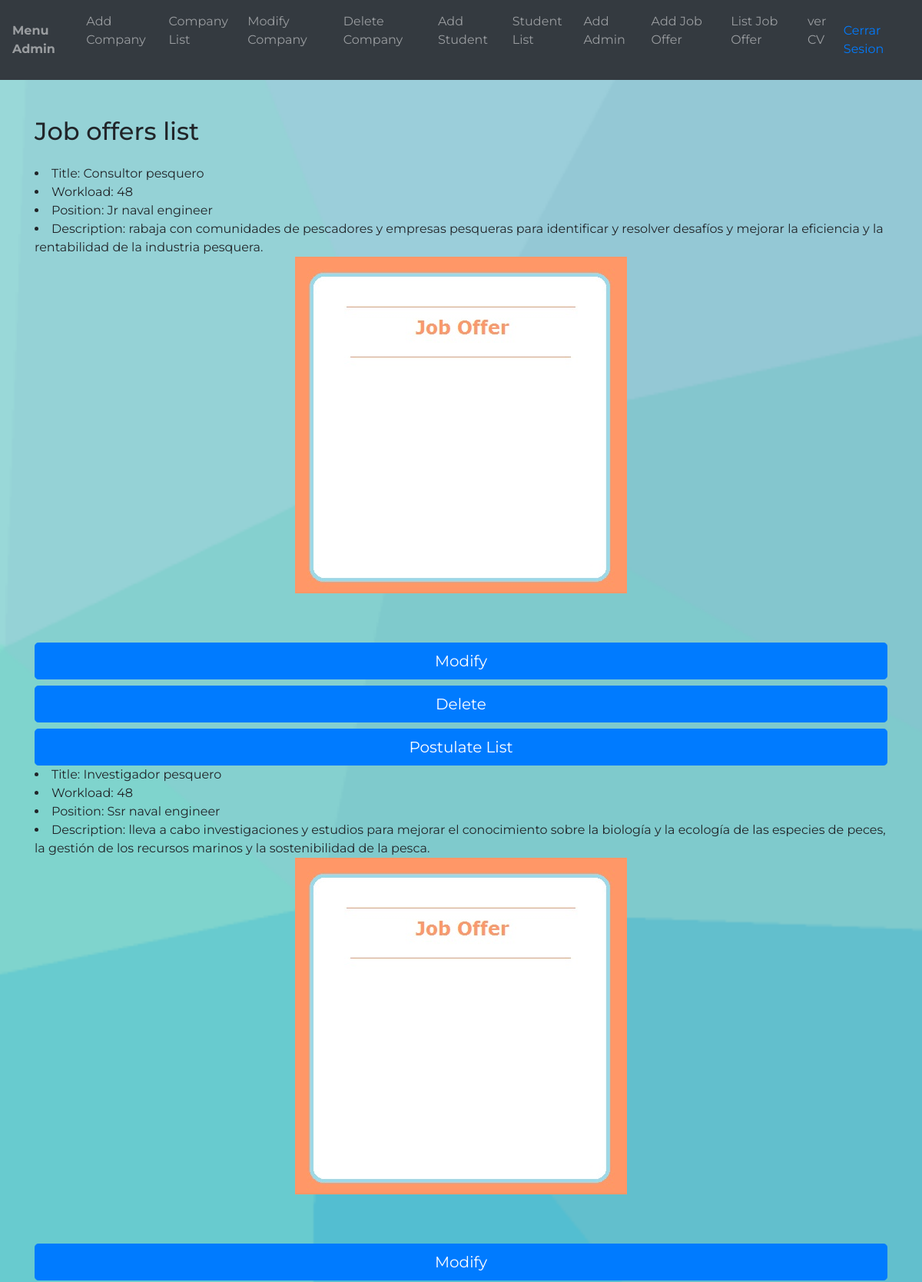
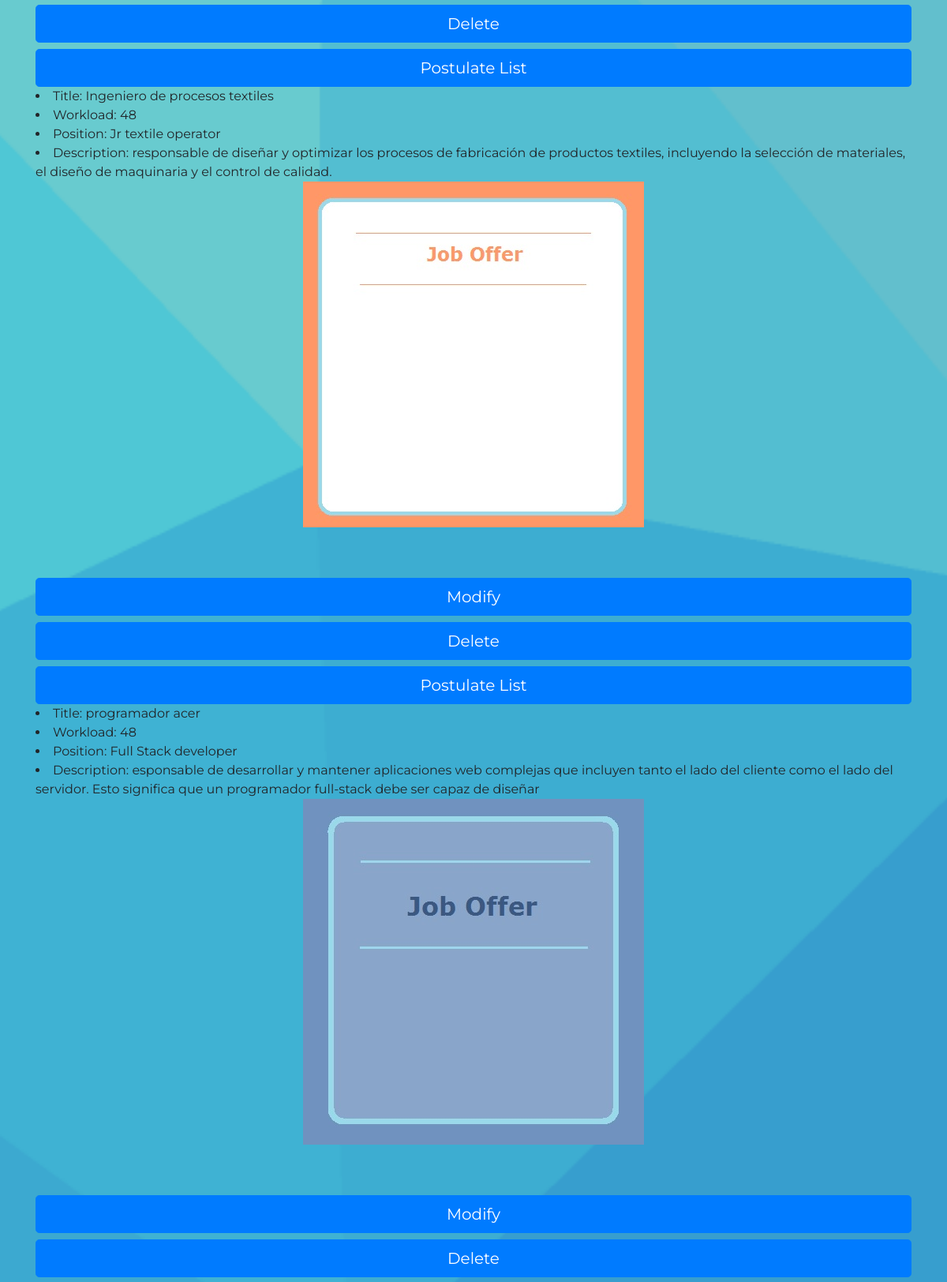
Screenshot of /Ofert/filtroListCompany?id_company=1 (signed in, upper part) with the database file from the repository (2 pictures, top to bottom).
### tables this page shows
CREATE TABLE `job_ofert` (
  `id_JobOfert` int(11) NOT NULL,
  `id_company` int(11) NOT NULL,
  `jobPositionId` int(11) NOT NULL,
  `cargaHoraria` int(11) NOT NULL,
  `activo` tinyint(1) DEFAULT NULL CHECK (`activo` in (1,0)),
  `titulo` varchar(100) NOT NULL,
  `descripcion` varchar(200) NOT NULL,
  `puesto` varchar(100) NOT NULL,
  `imagen` varchar(200) DEFAULT NULL
);

### index.php (called while the page is built, shortened)
<?php
	require "Config/Autoload.php";
	require_once(VIEWS_PATH."header.php");
	Router::Route(new Request());
	require_once(VIEWS_PATH."footer.php");
?>

### Models/JobOfert.php (called while the page is built, shortened)
<?php
class JobOfert
{
 private $id_JobOfert;
  private $cargaHoraria;
  private $titulo;
  private $descripcion;
  private $puesto;
 private $imagen;
 public function getId_JobOfert()
 {
  return $this->id_JobOfert;
 }
 public function setId_JobOfert($id_JobOfert)
 {
  $this->id_JobOfert = $id_JobOfert;
  return $this;
 }
  public function getCargaHoraria()
  {
    return $this->cargaHoraria;
  }
  public function setCargaHoraria($cargaHoraria)
  {
    $this->cargaHoraria = $cargaHoraria;
    return $this;
  }
  public function getTitulo()
  {
    return $this->titulo;
  }
  public function setTitulo($titulo)
  {
    $this->titulo = $titulo;
    return $this;
  }
  public function getDescripcion()
  {
    return $this->descripcion;
  }
  public function setDescripcion($descripcion)
  {
    $this->descripcion = $descripcion;
    return $this;
  }
  public function getPuesto()
  {
    return $this->puesto;
  }
  public function setPuesto($puesto)
  {
    $this->puesto = $puesto;
    return $this;
  }
public function getImagen()
{
return $this->imagen;
}
public function setImagen($imagen)
{
$this->imagen = $imagen;
return $this;
}
}
?>

### DAO/Connection.php (called while the page is built, shortened)
<?php
    class Connection
    {
        private $pdo = null;
        private $pdoStatement = null;
        private static $instance = null;
        private function __construct()
        {
            try
            {
                $this->pdo = new PDO("mysql:host=".DB_HOST."; dbname=".DB_NAME, DB_USER, DB_PASS);
                $this->pdo->setAttribute(PDO::ATTR_ERRMODE, PDO::ERRMODE_EXCEPTION);
            }
            catch(Exception $ex)
            {
                throw $ex;
            }
        }
        public static function GetInstance()
        {
            if(self::$instance == null)
                self::$instance = new Connection();
            return self::$instance;
        }
        public function Execute($query, $parameters = array(), $queryType = QueryType::Query)
	    {
            try
            {
                $this->Prepare($query);
                $this->pdoStatement->execute();
                return $this->pdoStatement->fetchAll();
            }
            catch(Exception $ex)
            {
                throw $ex;
            }
        }
        private function Prepare($query)
        {
            try
            {
                $this->pdoStatement = $this->pdo->prepare($query);
            }
            catch(Exception $ex)
            {
                throw $ex;
            }
        }
    }
?>

### DAO/JobOfertDAO.php (called while the page is built, shortened)
<?php
class JobOfertDAO implements IViews
{
    private $tableName = "job_ofert";
    public function GetbyIdCompany($id_company)
    {
        try {
            $jobOfertList = array();
            $query = "SELECT * FROM .$this->tableName WHERE id_company = '$id_company'";;
            $this->connection = Connection::GetInstance();
            $resultSet = $this->connection->Execute($query);
            foreach ($resultSet as $valuesArray) {
                $job= $this->setData($valuesArray);
                array_push($jobOfertList, $job);
            }
            return $jobOfertList;
        } catch (Exception $ex) {
            throw new Exception('Error al cargar la base de datos');
        }
    }
    public function   setData($valuesArray)
    {
        $job = new JobOfert();
        $job->setId_JobOfert($valuesArray["id_JobOfert"]);
        $company = new CompanyDAO();
        $comp = $company->GetbyIdCompany($valuesArray["id_company"]);
        $job->setCompany($comp);
        $jobPosition = new JobPositionDAO();
        $jobpo = $jobPosition->GetByIdJobPosition($valuesArray["jobPositionId"]);
        $job->setJobPosition($jobpo);
        $job->setCargaHoraria($valuesArray["cargaHoraria"]);
        $job->setActivo($valuesArray["activo"]);
        $job->setTitulo($valuesArray["titulo"]);
        $job->setDescripcion($valuesArray["descripcion"]);
        $job->setPuesto($valuesArray["puesto"]);
        $job->setImagen($valuesArray["imagen"]);
        return $job;
    }
}

### Config/Autoload.php (called while the page is built, shortened)
<?php namespace Config;
    class Autoload {
        public static function Start() {
            spl_autoload_register(function($className)
			{
                $classPath = ucwords(str_replace("\\", "/", ROOT.$className).".php");
			});
        }
    }
?>

### Views/jobOfertData.php (the view)
<main class="py-5">
     <section id="listado" class="mb-5">
          <div class="container">
               <h2 class="mb-4">Job offers list</h2>
               <table class="table bg-light">
                    <thead class="bg-dark text-white">
                         <?php
                         if (is_object($jobOferts)) {?>
                              <li>Title: <?php echo $jobOferts->getTitulo(); ?> </li>
                              <li>Workload: <?php echo $jobOferts->getCargaHoraria(); ?> </ñ>
                              <li>Position: <?php echo $jobOferts->getPuesto(); ?> </li>
                              <li>Description: <?php echo $jobOferts->getDescripcion(); ?> </li>
                              <?php if ($jobOferts->getImagen() != NULL) { ?>
                                   <dl align="center"><?php echo '<img src="../Data/image/' . $jobOferts->getImagen() . '"/>'; ?> </dl>
                              <?php } ?>
                              <br>
                              <br>
                              <?php
                              $id_JobOfert = $jobOferts->getId_JobOfert();
                              if (($_SESSION["user"] == "admin") || ($_SESSION["user"] == "company")) {
                              ?>
                                   <a class="btn btn-primary btn-block btn-lg" href=<?php echo FRONT_ROOT ?>Ofert\SearchOJobOfert?id_JobOfert=<?php echo $id_JobOfert ?>role="button">Modify</a>
                                   <a class="btn btn-primary btn-block btn-lg" href=<?php echo FRONT_ROOT ?>Ofert\deleteJobOfert?id_JobOfert=<?php echo $id_JobOfert ?> role="button">Delete</a>
                                   <a class="btn btn-primary btn-block btn-lg" href=<?php echo FRONT_ROOT ?>Ofert\verPostulados?id_JobOfert=<?php echo $id_JobOfert ?> role="button">Postulate List</a>
                              <?php
                              } else {
                              ?>
                                   <a class="btn btn-primary btn-block btn-lg" href=<?php echo FRONT_ROOT ?>Application\applicationNew?id_JobOfert=<?php echo $id_JobOfert ?> role="button">Postulate</a>
                              <?php
                              }
                              ?>
                         <?php }else{
                          foreach ($jobOferts as $value) {?>
                              <li>Title: <?php echo $value->getTitulo(); ?> </li>
                              <li>Workload: <?php echo $value->getCargaHoraria(); ?> </ñ>
                              <li>Position: <?php echo $value->getPuesto(); ?> </li>
                              <li>Description: <?php echo $value->getDescripcion(); ?> </li>
                              <?php if ($value->getImagen() != NULL) { ?>
                                   <dl align="center"><?php echo '<img src="../Data/image/' . $value->getImagen() . '"/>'; ?> </dl>
                              <?php } ?>
                              <br>
                              <br>
                              <?php
                              $id_JobOfert = $value->getId_JobOfert();
                              if (($_SESSION["user"] == "admin") || ($_SESSION["user"] == "company")) {
                              ?>
                                   <a class="btn btn-primary btn-block btn-lg" href=<?php echo FRONT_ROOT ?>Ofert\SearchOJobOfert?id_JobOfert=<?php echo $id_JobOfert ?>role="button">Modify</a>
                                   <a class="btn btn-primary btn-block btn-lg" href=<?php echo FRONT_ROOT ?>Ofert\deleteJobOfert?id_JobOfert=<?php echo $id_JobOfert ?> role="button">Delete</a>
                                   <a class="btn btn-primary btn-block btn-lg" href=<?php echo FRONT_ROOT ?>Ofert\verPostulados?id_JobOfert=<?php echo $id_JobOfert ?> role="button">Postulate List</a>
                              <?php
                              } else {
                              ?>
                                   <a class="btn btn-primary btn-block btn-lg" href=<?php echo FRONT_ROOT ?>Application\applicationNew?id_JobOfert=<?php echo $id_JobOfert ?> role="button">Postulate</a>
                              <?php
                              }
                              ?>
                         <?php }
                         }
                         ?>
                    </thead>
               </table>
          </div>
     </section>
</main>

### Views/css/estilos.css (style rules this page uses)
html, body { height: 100%; }
body { font-family: 'Montserrat', sans-serif; background: url(../img/bg.png) no-repeat center center fixed; -webkit-background-size: cover; -moz-background-size: cover; -o-background-size: cover; background-size: cover; }

### rows the page displays
job_ofert: titulo "Consultor pesquero", cargaHoraria "48", puesto "Jr naval engineer", descripcion "rabaja con comunidades de pescadores y empresas pesqueras para identificar y resolver desafíos y mejorar la eficiencia y la rentabilidad de la industria pesquera.", imagen (picture)
job_ofert: titulo "Investigador pesquero", cargaHoraria "48", puesto "Ssr naval engineer", descripcion "lleva a cabo investigaciones y estudios para mejorar el conocimiento sobre la biología y la ecología de las especies de peces, la gestión de los recursos marinos y la sostenibilidad de la pesca.", imagen (picture)
job_ofert: titulo "Ingeniero de procesos textiles", cargaHoraria "48", puesto "Jr textile operator", descripcion "responsable de diseñar y optimizar los procesos de fabricación de productos textiles, incluyendo la selección de materiales, el diseño de maquinaria y el control de calidad.", imagen (picture)
job_ofert: titulo "programador acer", cargaHoraria "48", puesto "Full Stack developer", descripcion "esponsable de desarrollar y mantener aplicaciones web complejas que incluyen tanto el lado del cliente como el lado del servidor. Esto significa que un programador full-stack debe ser capaz de diseñar", imagen (picture)
